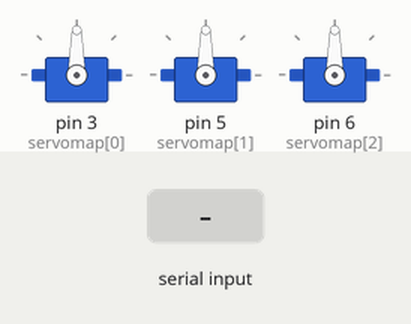
Recording of a sketch running on a simulated Arduino Uno, built with avr-gcc and run on an emulated ATmega328P. On the bench: 3 × servo. The test bench sets the inputs (shaded band).

Above: at 1.2 s.
1.3 s: "|" received over Serial
At 2.5 s:
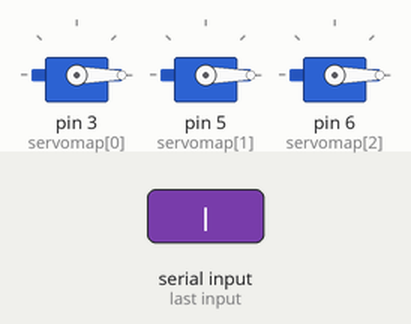
2.8 s: "90;45;200\n" received over Serial
At 4.0 s:
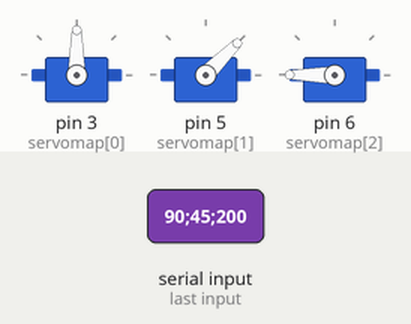
4.3 s: "30;150;10\n" received over Serial
At 5.2 s:
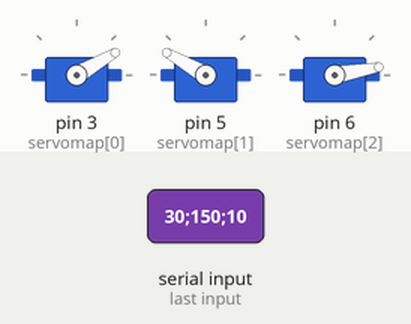
5.8 s: "90;45\n" received over Serial
At 6.2 s:
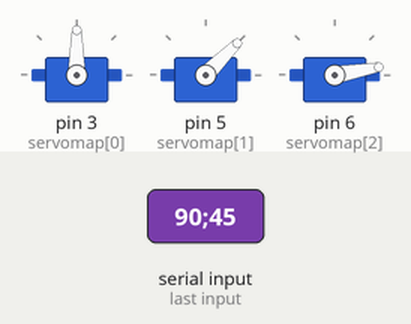
7.3 s: "13\n" received over Serial
At 8.4 s:
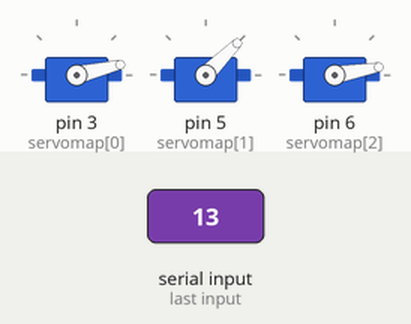
8.8 s: "200\n" received over Serial
At 9.6 s:
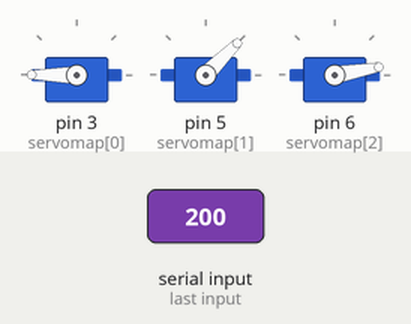
Timing chart, 0 to 11.3 s (numbered marks = the images above; inputs shaded):
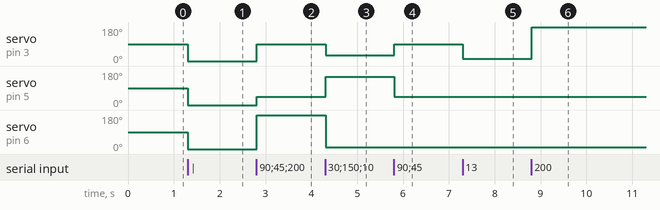

Measured:
- after the input at 1.3 s, servo on pin 3 (servomap[0]), servo on pin 5 (servomap[1]), servo on pin 6 (servomap[2]): 90° → 0° at once
- after the input at 2.8 s, servo on pin 3 (servomap[0]): 0° → 90° at once; servo on pin 5 (servomap[1]): 0° → 45° at once; servo on pin 6 (servomap[2]): 0° → 180° at once
- after the input at 4.3 s, servo on pin 3 (servomap[0]): 90° → 30° at once; servo on pin 5 (servomap[1]): 45° → 150° at once; servo on pin 6 (servomap[2]): 180° → 10° at once
- after the input at 5.8 s, servo on pin 3 (servomap[0]): 30° → 90° at once; servo on pin 5 (servomap[1]): 150° → 45° at once
- after the input at 7.3 s, servo on pin 3 (servomap[0]): 90° → 13° at once
- after the input at 8.8 s, servo on pin 3 (servomap[0]): 13° → 180° at once

The sketch:

servoCommand.ino
```cpp
/*
	arduino uno supports up to 6 servos
	but keep in mind the consume  if you do not use external Voltage supply for the servo,
	strong servos might need too much for the USB too handle

*/
#include <Servo.h>


unsigned char servomap[] = {3,5,6};
#define MAXSERVOS (sizeof(servomap))

Servo servo[MAXSERVOS];

int curValues[MAXSERVOS];

void setup()
{
	Serial.begin(9600);
	for (int i=0; i <3; i++)
	{
		servo[i].attach(servomap[i]);
	}
}


char readBuffer[128];
int curReadPos=0;

int positions[MAXSERVOS];
int oldPositions[MAXSERVOS];

char *delimiters = " ,;:\t";
void analyseBuffer()
{
	int curservo=0;
	char *pch = strtok(readBuffer,delimiters);
  	while (pch != NULL)
	{
		positions[curservo++] = atol(pch);
		if (curservo==MAXSERVOS)
			return;
	    pch = strtok (NULL, delimiters);
	}
}

void updateServos(void)
{
    for (int i=0; i < MAXSERVOS; i++)
	    servo[i].write(positions[i]);

}

void loop(void)
{
	int ch = Serial.read();
	if (ch != -1)
	{
		switch(ch)
		{
		case '|':
		case 13:
		case 10:
			readBuffer[curReadPos] = 0;
			analyseBuffer();
			updateServos();
			curReadPos = 0;
			break;
		default:
			if (((ch >='0') && (ch <='9'))
				|| (ch==';')
				|| (ch==':')
				|| (ch==',')
				|| (ch==' ')
				|| (ch==9)
				)
			{
				readBuffer[curReadPos++] = ch;
			}
			if (curReadPos >= sizeof(readBuffer)) // avoid overflow
			{
				curReadPos = 0;
			}
			break;
			// ignore
		}
  	}
}
```
